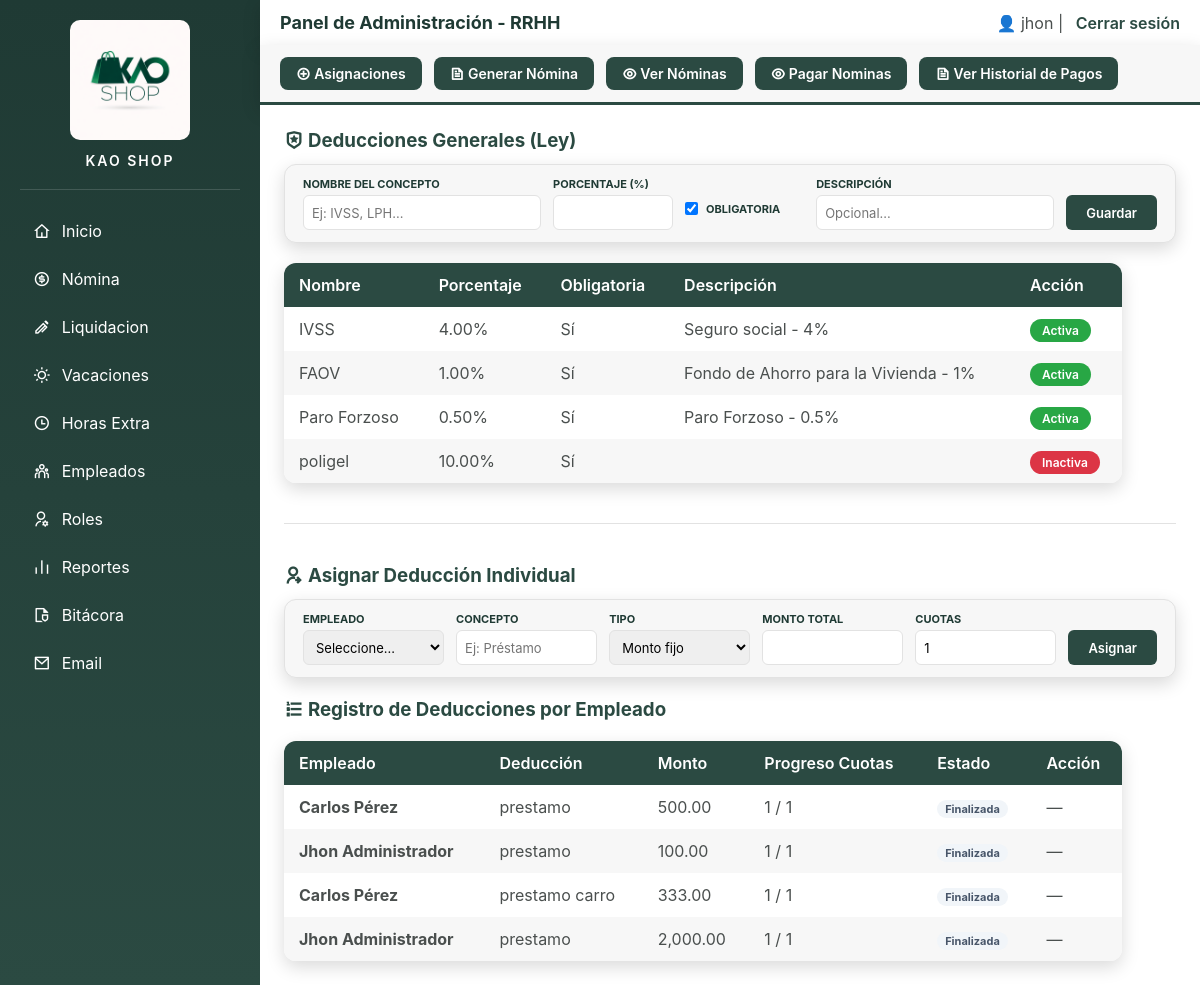
The page /PHP/deducciones.php (signed in) on the database its author committed.
### tables this page shows
CREATE TABLE `tipo_deduccion` (
  `id_tipo` int(11) NOT NULL,
  `nombre` varchar(100) NOT NULL,
  `tipo` enum('legal','interna') DEFAULT 'legal',
  `porcentaje` decimal(6,2) NOT NULL DEFAULT 0.00,
  `forma` enum('porcentaje','fijo') DEFAULT 'porcentaje',
  `monto_fijo` decimal(10,2) DEFAULT 0.00,
  `obligatorio` tinyint(1) DEFAULT 1,
  `activo` tinyint(1) DEFAULT 1,
  `descripcion` text DEFAULT NULL
);

CREATE TABLE `deduccion_empleado` (
  `id_deduccion_emp` int(11) NOT NULL,
  `empleado_id` int(11) NOT NULL,
  `id_tipo` int(11) DEFAULT NULL,
  `monto` decimal(12,2) NOT NULL,
  `cuotas` int(11) DEFAULT 1,
  `cuota_actual` int(11) DEFAULT 0,
  `activa` tinyint(1) DEFAULT 1,
  `creada_en` timestamp NOT NULL DEFAULT current_timestamp(),
  `nombre` varchar(150) NOT NULL
);

CREATE TABLE `empleados` (
  `id` int(11) NOT NULL,
  `cedula` varchar(20) NOT NULL,
  `nombre` varchar(100) NOT NULL,
  `apellido` varchar(100) NOT NULL,
  `direccion` text DEFAULT NULL,
  `telefono` varchar(20) DEFAULT NULL,
  `email` varchar(100) DEFAULT NULL,
  `fecha_ingreso` date NOT NULL,
  `salario_base` decimal(10,2) NOT NULL,
  `estado` enum('activo','inactivo') DEFAULT 'activo'
);

### PHP/seguridad.php (called while the page is built, shortened)
<?php
function puedeListarEmpleados(){  return in_array($_SESSION['cargo_id'], [1,4,3]); }
function puedeVerVacaciones(){        return in_array($_SESSION['cargo_id'], [1,4,3]); }
function puedeVerAsignaciones(){    return in_array($_SESSION['cargo_id'], [1,4,3]); }
function puedeCrearDeduccion(){    return in_array($_SESSION['cargo_id'], [1,4,3]); }
function puedeEliminarDeduccion(){ return in_array($_SESSION['cargo_id'], [1,4]); }
function puedeVerHorasExtra(){       return in_array($_SESSION['cargo_id'], [1,4,3]); }
function puedeGenerarNomina(){    return in_array($_SESSION['cargo_id'], [1,4]); }
function puedePagarNomina(){      return in_array($_SESSION['cargo_id'], [1,5]); }
function puedeVerLiquidacion(){     return in_array($_SESSION['cargo_id'], [1,4,5]); }
function puedeVerUsuarios(){     return in_array($_SESSION['cargo_id'], [1,4]); }
function puedeReportes(){        return in_array($_SESSION['cargo_id'], [1,3,4,5]); }
function puedeVerBitacora(){     return $_SESSION['cargo_id'] == 1; }

### PHP/deducciones.php (the view, shortened to what this page needs)
<?php
include("seguridad.php");
include("db.php");
?>
<!DOCTYPE html>
<html lang="es">
<head>
<link rel="stylesheet" href="../css/deducciones.css">
<link href="https://cdn.jsdelivr.net/npm/remixicon@4.2.0/fonts/remixicon.css" rel="stylesheet">
</head>
<body>
<aside class="sidebar">
<div class="sidebar-header">
    <img src="../img/logo.png" alt="Logo" class="logo">
    <h3 class="system-title">KAO SHOP</h3>
</div>
    <a href="administrador.php" >
        <i class="ri-home-4-line"></i> Inicio
    </a>
    <?php if (puedeGenerarNomina()): ?>
    <a href="generar_nomina.php">
        <i class="ri-money-dollar-circle-line"></i> Nómina
    </a>
    <?php elseif (puedeVerNomina()): ?>
    <a href="ver_nomina.php">
        <i class="ri-money-dollar-circle-line"></i> Nómina
    </a>
    <?php endif; ?>
    <?php if (puedeVerLiquidacion()): ?>
    <a href="liquidacion.php"><i class="ri-ball-pen-line"></i>Liquidacion</a>
    <?php endif; ?>
    <?php if (puedeVerVacaciones()): ?>
    <a href="vacaciones.php"><i class="ri-sun-line"></i> Vacaciones</a>
    <?php endif; ?>
    <?php if (puedeVerHorasExtra()): ?>
    <a href="horas_extras.php"><i class="ri-time-line"></i> Horas Extra</a>
    <?php endif; ?>
    <?php if (puedeListarEmpleados()): ?>
    <a href="listar_empleados.php">
        <i class="ri-team-line"></i> Empleados
    </a>
    <?php endif; ?>
    <?php if (puedeVerUsuarios()): ?>
    <a href="listar_usuario.php">
        <i class="ri-user-settings-line"></i> Roles
    </a>
    <?php endif; ?>
    <?php if (puedeReportes()): ?>
    <a href="reportes.php">
        <i class="ri-bar-chart-line"></i> Reportes
    </a>
    <?php endif; ?>
    <?php if (puedeVerBitacora()): ?>
    <a href="bitacora.php"><i class="ri-file-shield-2-line"></i> Bitácora</a>
    <?php endif; ?>
    <a href="contactar.php">
      <i class="ri-mail-line"></i> Email
    </a>
</aside>
<div class="main">
    <header>
        <h2>Panel de Administración - RRHH</h2>
        <div>
            <span>👤 <?php echo $_SESSION['usuario']; ?></span> |
            <a href="cerrar_sesion.php">Cerrar sesión</a>
        </div>
    </header>
    <div class="top-menu">
       <?php if (puedeVerAsignaciones()): ?>
       <a href="asignaciones.php" class="top-button"><i class="ri-add-circle-line"></i> Asignaciones</a>
       <?php endif; ?>
       <?php if (puedeGenerarNomina()): ?>
    <a href="generar_nomina.php" class="top-button"><i class="ri-file-text-line"></i> Generar Nómina</a>
       <a href="ver_nomina.php" class="top-button"><i class="ri-eye-line"></i> Ver Nóminas</a>
    <?php elseif (puedeVerNomina()): ?>
           <a href="ver_nomina.php" class="top-button"><i class="ri-eye-line"></i> Ver Nóminas</a>
    <?php endif; ?>
       <?php if (puedePagarNomina()): ?>
       <a href="pagar_nomina.php" class="top-button"><i class="ri-eye-line"></i> Pagar Nominas</a>
       <a href="historial_pagos.php" class="top-button"><i class="ri-file-text-line"></i> Ver Historial de Pagos</a>
       <?php endif; ?>
    </div>
<div class="contenido">
        <?php if (puedeCrearDeduccion()): ?>
        <h3><i class="ri-shield-star-line"></i> Deducciones Generales (Ley)</h3>
        <div class="form-compact-row">
            <form method="POST" class="form-inline">
                <div class="input-group" style="flex: 2;">
                    <label>Nombre del Concepto</label>
                    <input type="text" name="nombre" placeholder="Ej: IVSS, LPH..." required>
                </div>
                <div class="input-group">
                    <label>Porcentaje (%)</label>
                    <input type="number" step="0.01" name="porcentaje" required>
                </div>
                <div class="input-group" style="min-width: 100px;">
                    <label class="check-group">
                        <input type="checkbox" name="obligatorio" checked> Obligatoria
                    </label>
                </div>
                <div class="input-group" style="flex: 2;">
                    <label>Descripción</label>
                    <input type="text" name="descripcion" placeholder="Opcional...">
                </div>
                <button type="submit" class="btn-accion">Guardar</button>
            </form>
        </div>
        <?php else: ?>
        <h3><i class="ri-shield-star-line"></i> Deducciones Generales (Ley)</h3>
        <?php endif; ?>
        <table>
            <thead>
                <tr>
                    <th>Nombre</th>
                    <th>Porcentaje</th>
                    <th>Obligatoria</th>
                    <th>Descripción</th>
                    <th>Acción</th>
                </tr>
            </thead>
            <tbody>
                <?php
                $generales = mysqli_query($conexion, "SELECT * FROM tipo_deduccion");
                while ($d = mysqli_fetch_assoc($generales)) {
                $activo  = $d['activo'];
                $btn_txt = $activo ? 'Activa' : 'Inactiva';
                $btn_col = $activo ? '#28a745' : '#dc3545';
                $btn_acc = $activo ? '¿Desactivar esta deducción?' : '¿Reactivar esta deducción?';
                $accion_celda = puedeEliminarDeduccion()
                    ? "<a href='toggle_deduccion.php?id={$d['id_tipo']}'
                        onclick=\"return confirm('$btn_acc')\"
                        style='background:$btn_col; color:white; padding:4px 12px;
                                border-radius:20px; font-size:12px; font-weight:600;
                                text-decoration:none;'>
                        $btn_txt
                        </a>"
                    : "<span style='color:$btn_col; font-weight:600;'>$btn_txt</span>";
                echo "<tr>
                    <td>{$d['nombre']}</td>
                    <td>{$d['porcentaje']}%</td>
                    <td>" . ($d['obligatorio'] ? 'Sí' : 'No') . "</td>
                    <td>{$d['descripcion']}</td>
                    <td>$accion_celda</td>
                </tr>";
                }
                ?>
            </tbody>
        </table>
        <hr style="margin: 40px 0; border: 0; border-top: 1px solid var(--card-border);">
        <?php if (puedeCrearDeduccion()): ?>
        <h3><i class="ri-user-shared-line"></i> Asignar Deducción Individual</h3>
        <div class="form-compact-row">
            <form method="POST" class="form-inline">
                <div class="input-group">
                    <label>Empleado</label>
                    <select name="empleado_id" required>
                        <option value="">Seleccione...</option>
                    </select>
                </div>
                <div class="input-group">
                    <label>Concepto</label>
                    <input type="text" name="nombre" required placeholder="Ej: Préstamo">
                </div>
                <div class="input-group">
                    <label>Tipo</label>
                    <select name="tipo">
                        <option value="fijo">Monto fijo</option>
                    </select>
                </div>
                <div class="input-group">
                    <label>Monto Total</label>
                    <input type="number" step="0.01" name="monto" required>
                </div>
                <div class="input-group" style="min-width: 80px;">
                    <label>Cuotas</label>
                    <input type="number" name="cuotas" value="1" min="1">
                </div>
                <button type="submit" class="btn-accion">Asignar</button>
            </form>
        </div>
        <?php endif; ?>
        <h3><i class="ri-list-ordered"></i> Registro de Deducciones por Empleado</h3>
        <table>
            <thead>
                <tr>
                    <th>Empleado</th>
                    <th>Deducción</th>
                    <th>Monto</th>
                    <th>Progreso Cuotas</th>
                    <th>Estado</th>
                    <th>Acción</th>
                </tr>
            </thead>
            <tbody>
                <?php
                $listado = mysqli_query($conexion, "
                    SELECT d.*, e.nombre AS emp_nombre, e.apellido
                    FROM deduccion_empleado d
                    INNER JOIN empleados e ON d.empleado_id = e.id
                    ORDER BY d.activa DESC
                ");
                while ($d = mysqli_fetch_assoc($listado)) {
                    $clase = $d['activa'] ? 'status-active' : 'status-off';
                    $texto = $d['activa'] ? 'Activa' : 'Finalizada';
                    $accion_celda = "—";
                    echo "<tr>
                    <td><strong>{$d['emp_nombre']} {$d['apellido']}</strong></td>
                    <td>{$d['nombre']}</td>
                    <td>" . number_format($d['monto'], 2) . "</td>
                    <td>{$d['cuota_actual']} / {$d['cuotas']}</td>
                    <td><span class='status-badge $clase'>$texto</span></td>
                    <td>$accion_celda</td>
                </tr>";
                }
                ?>
            </tbody>
        </table>
    </div>
</div>
</body>
</html>

### css/deducciones.css (style rules this page uses)
:root { --green-dark: #1f3a34; --green-mid: #2b4a42; --green-hover: #3f6f61; --white: #ffffff; --white-soft: #f7f7f7; --gray-light-text: #4a4f4e; --card-border: #e2e2e2; --shadow: 0 6px 18px rgba(0,0,0,0.15); --radius: 12px; --sidebar-width: 260px; }
.sidebar-header { text-align:center; padding-bottom:20px; margin-bottom:20px; border-bottom:1px solid rgba(255,255,255,0.15); }
.logo { width:120px; height:auto; border-radius:10px; margin-bottom:8px; }
.system-title { font-size:14px; letter-spacing:2px; font-weight:600; }
* { box-sizing:border-box; margin:0; padding:0; font-family:Inter, Arial, sans-serif; }
body { display:flex; min-height:100vh; background:var(--white); color:var(--gray-light-text); }
.sidebar { width:260px; background:linear-gradient(180deg,#1f3a34,#2b4a42); padding:20px; color:white; display:flex; flex-direction:column; box-shadow:4px 0 15px rgba(0,0,0,0.25); }
.sidebar a { display:flex; align-items:center; gap:11px; padding:11px 13px; margin-bottom:6px; color:white; text-decoration:none; border-radius:8px; transition:0.3s; font-size:16px; }
.sidebar i { font-size:17px; }
.main { flex:1; display:flex; flex-direction:column; background: var(--white); }
header { background:var(--white); padding:12px 20px; display:flex; justify-content:space-between; align-items:center; box-shadow:var(--shadow); }
header h2 { font-size:18px; color:var(--green-dark); }
header a { color:var(--green-mid); text-decoration:none; font-weight:600; margin-left:8px; }
.top-menu { background:var(--white-soft); padding:12px 20px; display:flex; gap:12px; box-shadow:var(--shadow); border-bottom:3px solid var(--green-mid); flex-wrap:wrap; }
.top-button { padding:8px 16px; background:var(--green-mid); color:white; border-radius:8px; text-decoration:none; font-size:14px; font-weight:600; transition:0.2s; }
.contenido { padding:24px; flex:1; background:var(--white); }
.contenido h3 { margin-bottom:12px; color:var(--green-mid); }
table { width:94%; border-collapse:collapse; background:var(--white); border-radius:var(--radius); box-shadow:var(--shadow); overflow:hidden; margin-top:20px; }
table th, table td { padding:12px 15px; text-align:left; }
table th { background:var(--green-mid); color:white; font-weight:600; }
table tr:nth-child(even) { background:var(--white-soft); }
.form-compact-row { background: var(--white-soft); padding: 12px 18px; border-radius: var(--radius); border: 1px solid var(--card-border); margin-bottom: 20px; box-shadow: var(--shadow); }
.form-inline { display: flex; flex-wrap: wrap; gap: 12px; align-items: flex-end; }
.input-group { display: flex; flex-direction: column; flex: 1; min-width: 120px; }
.input-group label { font-size: 11px; font-weight: 700; color: var(--green-dark); text-transform: uppercase; margin-bottom: 4px; }
.input-group input, .input-group select, .input-group textarea { padding: 8px; border-radius: 6px; border: 1px solid var(--card-border); font-size: 13px; height: 35px; outline: none; }
.check-group { display: flex; align-items: center; gap: 8px; height: 35px; font-size: 13px; font-weight: 600; color: var(--green-dark); cursor: pointer; }
.btn-accion { background: var(--green-mid); color: white; border: none; padding: 0 20px; height: 35px; border-radius: 6px; font-weight: 600; font-size: 13px; cursor: pointer; transition: 0.2s; }
.status-badge { padding: 2px 8px; border-radius: 12px; font-size: 11px; font-weight: 700; }
.status-off { background: #f1f5f9; color: #475569; }

### rows shown on the page
tipo_deduccion: nombre "IVSS", porcentaje "4.00", obligatorio "Sí", descripcion "Seguro social - 4%", activo "Activa"
tipo_deduccion: nombre "FAOV", porcentaje "1.00", obligatorio "Sí", descripcion "Fondo de Ahorro para la Vivienda - 1%", activo "Activa"
tipo_deduccion: nombre "Paro Forzoso", porcentaje "0.50", obligatorio "Sí", descripcion "Paro Forzoso - 0.5%", activo "Activa"
tipo_deduccion: nombre "poligel", porcentaje "10.00", obligatorio "Sí", activo "Inactiva"
deduccion_empleado: empleado.nombre "Carlos", empleado.apellido "Pérez", nombre "prestamo", monto "500.00", cuota_actual "1", cuotas "1", activa "Finalizada", accion_celda "—"
deduccion_empleado: empleado.nombre "Jhon", empleado.apellido "Administrador", nombre "prestamo", monto "100.00", cuota_actual "1", cuotas "1", activa "Finalizada", accion_celda "—"
deduccion_empleado: empleado.nombre "Carlos", empleado.apellido "Pérez", nombre "prestamo carro", monto "333.00", cuota_actual "1", cuotas "1", activa "Finalizada", accion_celda "—"
deduccion_empleado: empleado.nombre "Jhon", empleado.apellido "Administrador", nombre "prestamo", monto "2,000.00", cuota_actual "1", cuotas "1", activa "Finalizada", accion_celda "—"

### other values the page prints
$_SESSION['usuario'] "jhon"
